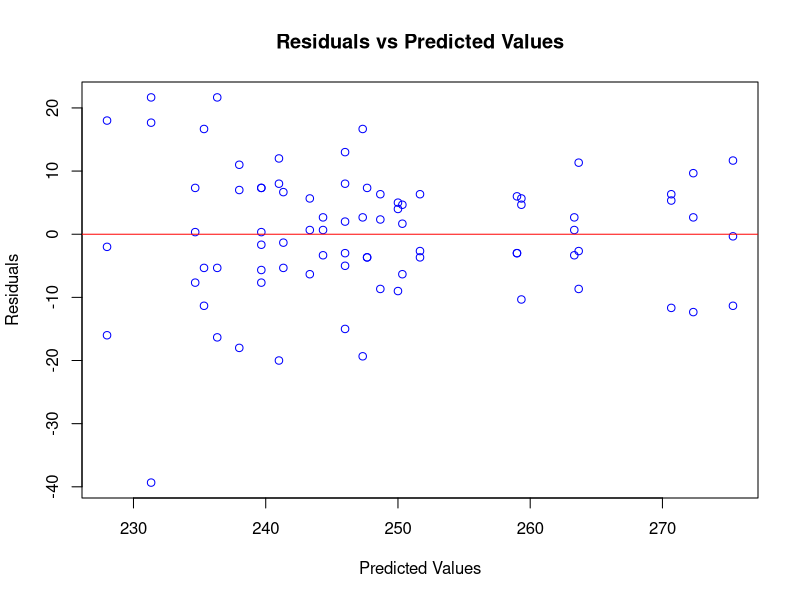
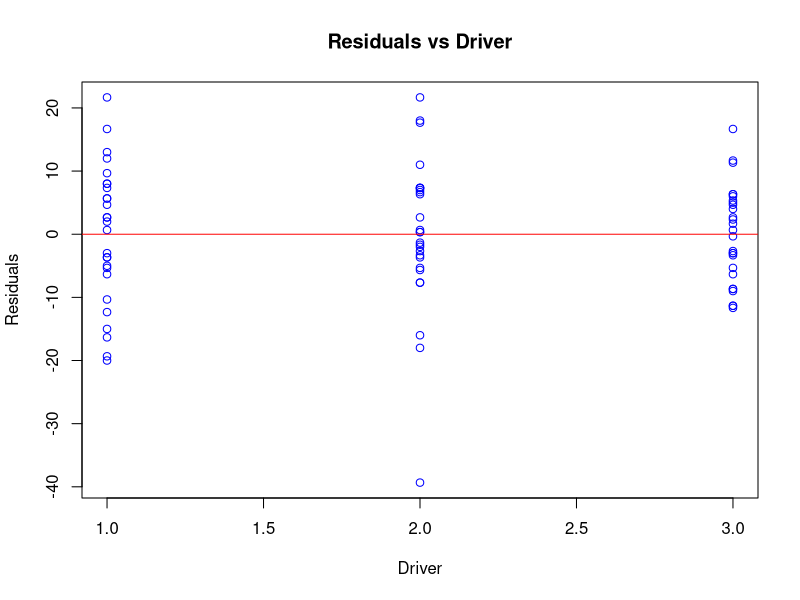
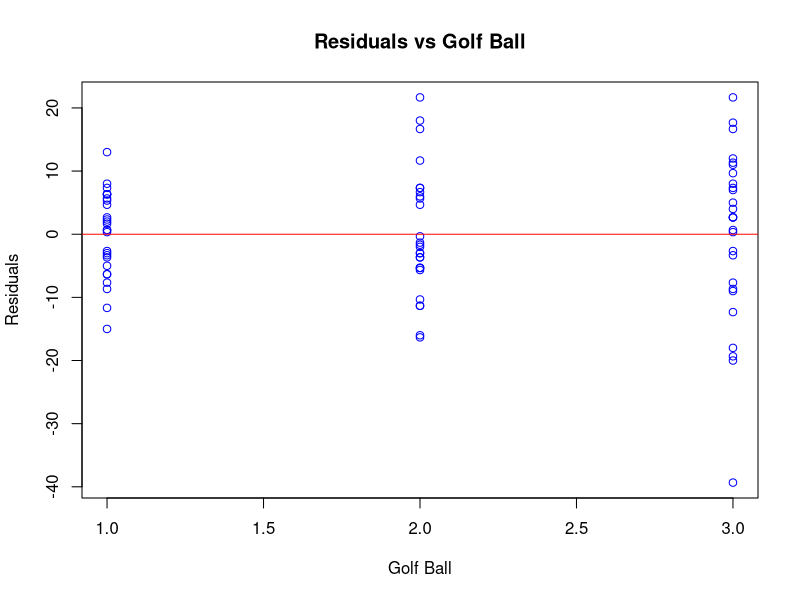
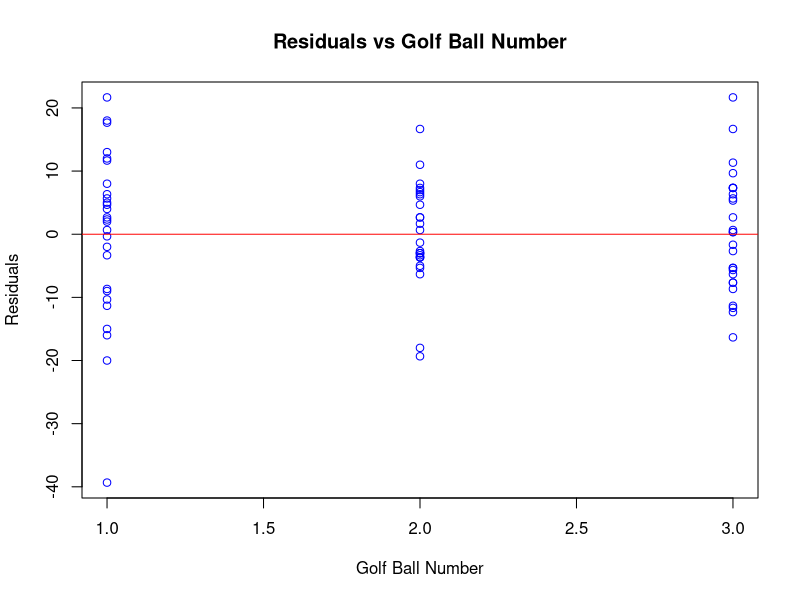

Write the R code that produced these figures, in order.
distance = c(245, 247, 241,
             248, 258, 249,
             247, 232, 240, 
             246, 212, 226,
             236, 240, 248,
             247, 234, 238,
             192, 249, 253,
             245, 249, 220,
             242, 227, 235,
             259, 248, 231,
             254, 243, 241,
             249, 244, 237,
             264, 265, 249,
             244, 255, 244,
             220, 231, 258,
             221, 249, 253,
             228, 264, 250,
             282, 260, 275,
             251, 240, 255,
             244, 252, 255,
             259, 276, 277,
             264, 287, 275,
             256, 256, 265,
             230, 224, 252, 
             241, 255, 254,
             260, 266, 264,
             261, 255, 275)

driver = as.factor(rep(c("R7", "M5", "Stealth 2 Plus"), each = 27))

golf_ball = as.factor(rep(c("Soft Response", "Tour Response", "TP5"), each = 9, times = 3))

golf_ball_number = as.factor(rep(c(1:3), times = 9, each = 3))

model = lm(distance~(driver + golf_ball)^2 + 
             (golf_ball_number + driver*golf_ball_number)%in%golf_ball)

plot(model$fitted, model$resid, xlab = "Predicted Values", ylab = "Residuals", main = "Residuals vs Predicted Values", col="blue")
abline(h=0, col = "red")

plot(as.numeric(driver), model$resid, xlab="Driver", ylab = "Residuals", main = "Residuals vs Driver", col = "blue")
abline(h=0, col = "red")

plot(as.numeric(golf_ball), model$resid, xlab="Golf Ball", ylab = "Residuals", main = "Residuals vs Golf Ball", col = "blue")
abline(h=0, col = "red")

plot(as.numeric(golf_ball_number), model$resid, xlab="Golf Ball Number", ylab = "Residuals", main = "Residuals vs Golf Ball Number", col = "blue")
abline(h=0, col = "red")



